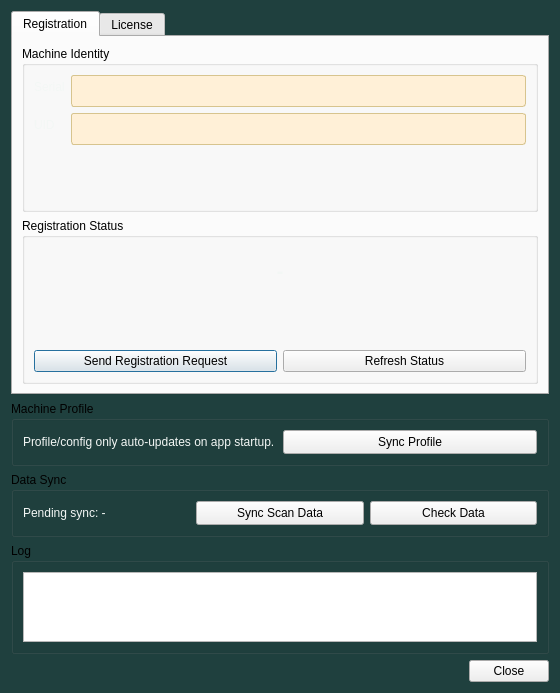
<?xml version="1.0" encoding="UTF-8"?>
<ui version="4.0">
 <class>RegisterWindow</class>
 <widget class="QDialog" name="RegisterWindow">
  <property name="geometry">
   <rect>
    <x>0</x>
    <y>0</y>
    <width>560</width>
    <height>683</height>
   </rect>
  </property>
  <property name="windowTitle">
   <string>Machine Registration</string>
  </property>
  <property name="styleSheet">
   <string notr="true">/*
 Dialog này KHÔNG có QGroupBox/QPushButton/QTextEdit riêng — các widget đó
 tự kế thừa đúng theme từ MainWindow (Qt lan truyền stylesheet theo cây
 cha-con, kể cả cửa sổ con dùng parent=... dù là top-level window riêng).
 Chỉ cần bổ sung phần MainWindow không có: nền QDialog, màu chữ QLabel, và
 QLineEdit (main_window.py không dùng QLineEdit nên theme gốc chưa style tới).
 */
QDialog {
    background-color: #1F403E;
}

QLabel {
    background-color: transparent;
    color: #F3F7F5;
}

QLineEdit {
    min-height: 24px;
    background-color: #FFF0D7;
    color: #203B39;
    border: 1px solid #D7C48E;
    border-radius: 3px;
    padding: 3px 8px;
    selection-background-color: #2F8F5B;
    selection-color: #FFFFFF;
}

QLineEdit:focus {
    border: 2px solid #76B995;
}

QLineEdit:disabled {
    background-color: #8A9C97;
    color: #5C6E69;
    border-color: #728C88;
}</string>
  </property>
  <layout class="QVBoxLayout" name="verticalLayoutRoot">
   <item>
    <widget class="QTabWidget" name="tabWidgetMain">
     <property name="enabled">
      <bool>true</bool>
     </property>
     <property name="focusPolicy">
      <enum>Qt::NoFocus</enum>
     </property>
     <property name="currentIndex">
      <number>0</number>
     </property>
     <widget class="QWidget" name="tabRegistration">
      <attribute name="title">
       <string>Registration</string>
      </attribute>
      <layout class="QVBoxLayout" name="verticalLayoutRegistration">
       <item>
        <widget class="QGroupBox" name="groupBoxIdentity">
         <property name="title">
          <string>Machine Identity</string>
         </property>
         <layout class="QFormLayout" name="formLayoutIdentity">
          <item row="0" column="0">
           <widget class="QLabel" name="labelSerialCaption">
            <property name="text">
             <string>Serial</string>
            </property>
           </widget>
          </item>
          <item row="0" column="1">
           <widget class="QLineEdit" name="lineEditSerial">
            <property name="readOnly">
             <bool>true</bool>
            </property>
           </widget>
          </item>
          <item row="1" column="0">
           <widget class="QLabel" name="labelUidCaption">
            <property name="text">
             <string>UID</string>
            </property>
           </widget>
          </item>
          <item row="1" column="1">
           <widget class="QLineEdit" name="lineEditUid">
            <property name="readOnly">
             <bool>true</bool>
            </property>
           </widget>
          </item>
         </layout>
        </widget>
       </item>
       <item>
        <widget class="QGroupBox" name="groupBoxStatus">
         <property name="title">
          <string>Registration Status</string>
         </property>
         <layout class="QVBoxLayout" name="verticalLayoutStatus">
          <item>
           <widget class="QLabel" name="labelStatus">
            <property name="minimumSize">
             <size>
              <width>0</width>
              <height>44</height>
             </size>
            </property>
            <property name="font">
             <font>
              <pointsize>16</pointsize>
              <weight>75</weight>
              <bold>true</bold>
             </font>
            </property>
            <property name="text">
             <string>-</string>
            </property>
            <property name="alignment">
             <set>Qt::AlignCenter</set>
            </property>
           </widget>
          </item>
          <item>
           <widget class="QLabel" name="labelStatusDetail">
            <property name="text">
             <string/>
            </property>
            <property name="alignment">
             <set>Qt::AlignCenter</set>
            </property>
            <property name="wordWrap">
             <bool>true</bool>
            </property>
           </widget>
          </item>
          <item>
           <layout class="QHBoxLayout" name="horizontalLayoutStatusButtons">
            <item>
             <widget class="QPushButton" name="pushButtonSendRequest">
              <property name="text">
               <string>Send Registration Request</string>
              </property>
             </widget>
            </item>
            <item>
             <widget class="QPushButton" name="pushButtonRefreshStatus">
              <property name="text">
               <string>Refresh Status</string>
              </property>
             </widget>
            </item>
           </layout>
          </item>
         </layout>
        </widget>
       </item>
      </layout>
     </widget>
     <widget class="QWidget" name="tabLicense">
      <attribute name="title">
       <string>License</string>
      </attribute>
      <layout class="QVBoxLayout" name="verticalLayoutLicense">
       <item>
        <widget class="QGroupBox" name="groupBoxLicenseIdentity">
         <property name="title">
          <string>Machine License</string>
         </property>
         <layout class="QFormLayout" name="formLayoutLicenseIdentity">
          <item row="0" column="0">
           <widget class="QLabel" name="labelMachineIdCaption">
            <property name="text">
             <string>Machine ID</string>
            </property>
           </widget>
          </item>
          <item row="0" column="1">
           <layout class="QHBoxLayout" name="horizontalLayoutMachineId">
            <item>
             <widget class="QLineEdit" name="lineEditMachineId">
              <property name="readOnly">
               <bool>true</bool>
              </property>
             </widget>
            </item>
            <item>
             <widget class="QPushButton" name="pushButtonCopyMachineId">
              <property name="text">
               <string>Copy</string>
              </property>
             </widget>
            </item>
           </layout>
          </item>
          <item row="1" column="0" colspan="2">
           <widget class="QPushButton" name="pushButtonExportMachineInfo">
            <property name="text">
             <string>Xuất file thông tin máy (gửi cho bên cấp license)</string>
            </property>
           </widget>
          </item>
         </layout>
        </widget>
       </item>
       <item>
        <widget class="QGroupBox" name="groupBoxLicenseStatus">
         <property name="title">
          <string>License Status</string>
         </property>
         <layout class="QVBoxLayout" name="verticalLayoutLicenseStatus">
          <item>
           <widget class="QLabel" name="labelLicenseStatus">
            <property name="minimumSize">
             <size>
              <width>0</width>
              <height>44</height>
             </size>
            </property>
            <property name="font">
             <font>
              <pointsize>16</pointsize>
              <weight>75</weight>
              <bold>true</bold>
             </font>
            </property>
            <property name="text">
             <string>-</string>
            </property>
            <property name="alignment">
             <set>Qt::AlignCenter</set>
            </property>
           </widget>
          </item>
          <item>
           <widget class="QLabel" name="labelLicenseStatusDetail">
            <property name="text">
             <string/>
            </property>
            <property name="alignment">
             <set>Qt::AlignCenter</set>
            </property>
            <property name="wordWrap">
             <bool>true</bool>
            </property>
           </widget>
          </item>
          <item>
           <widget class="QLabel" name="labelLicenseInputHint">
            <property name="text">
             <string>Dán chuỗi license nhận được vào đây:</string>
            </property>
           </widget>
          </item>
          <item>
           <widget class="QTextEdit" name="textEditLicenseKey">
            <property name="minimumSize">
             <size>
              <width>0</width>
              <height>70</height>
             </size>
            </property>
            <property name="maximumSize">
             <size>
              <width>16777215</width>
              <height>90</height>
             </size>
            </property>
            <property name="acceptRichText">
             <bool>false</bool>
            </property>
           </widget>
          </item>
          <item>
           <widget class="QPushButton" name="pushButtonActivate">
            <property name="text">
             <string>Kích hoạt</string>
            </property>
           </widget>
          </item>
         </layout>
        </widget>
       </item>
      </layout>
     </widget>
    </widget>
   </item>
   <item>
    <widget class="QGroupBox" name="groupBoxProfile">
     <property name="title">
      <string>Machine Profile</string>
     </property>
     <layout class="QHBoxLayout" name="horizontalLayoutProfile">
      <item>
       <widget class="QLabel" name="labelProfileSyncHint">
        <property name="minimumSize">
         <size>
          <width>0</width>
          <height>24</height>
         </size>
        </property>
        <property name="text">
         <string>Profile/config only auto-updates on app startup.</string>
        </property>
       </widget>
      </item>
      <item>
       <widget class="QPushButton" name="pushButtonSyncProfile">
        <property name="minimumSize">
         <size>
          <width>0</width>
          <height>24</height>
         </size>
        </property>
        <property name="text">
         <string>Sync Profile</string>
        </property>
       </widget>
      </item>
     </layout>
    </widget>
   </item>
   <item>
    <widget class="QGroupBox" name="groupBoxSync">
     <property name="title">
      <string>Data Sync</string>
     </property>
     <layout class="QHBoxLayout" name="horizontalLayoutSync">
      <item>
       <widget class="QLabel" name="labelPendingSync">
        <property name="minimumSize">
         <size>
          <width>0</width>
          <height>24</height>
         </size>
        </property>
        <property name="text">
         <string>Pending sync: -</string>
        </property>
       </widget>
      </item>
      <item>
       <widget class="QPushButton" name="pushButtonSyncNow">
        <property name="minimumSize">
         <size>
          <width>0</width>
          <height>24</height>
         </size>
        </property>
        <property name="text">
         <string>Sync Scan Data</string>
        </property>
       </widget>
      </item>
      <item>
       <widget class="QPushButton" name="pushButtonCheckData">
        <property name="minimumSize">
         <size>
          <width>0</width>
          <height>24</height>
         </size>
        </property>
        <property name="text">
         <string>Check Data</string>
        </property>
       </widget>
      </item>
     </layout>
    </widget>
   </item>
   <item>
    <widget class="QGroupBox" name="groupBoxLog">
     <property name="title">
      <string>Log</string>
     </property>
     <layout class="QVBoxLayout" name="verticalLayoutLog">
      <item>
       <widget class="QTextEdit" name="textEditLog">
        <property name="readOnly">
         <bool>true</bool>
        </property>
       </widget>
      </item>
     </layout>
    </widget>
   </item>
   <item>
    <layout class="QHBoxLayout" name="horizontalLayoutBottom">
     <item>
      <spacer name="horizontalSpacerBottom">
       <property name="orientation">
        <enum>Qt::Horizontal</enum>
       </property>
       <property name="sizeHint" stdset="0">
        <size>
         <width>40</width>
         <height>20</height>
        </size>
       </property>
      </spacer>
     </item>
     <item>
      <widget class="QPushButton" name="pushButtonClose">
       <property name="text">
        <string>Close</string>
       </property>
      </widget>
     </item>
    </layout>
   </item>
  </layout>
 </widget>
 <resources/>
 <connections/>
</ui>
